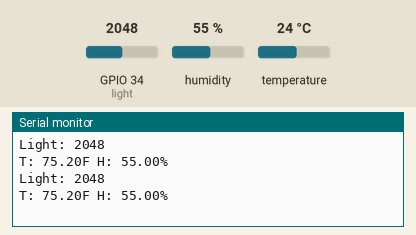
Simulated run of this sketch. Board: ESP32. Parts: the last lines printed to the serial monitor. The test bench sets the inputs (shaded band); at power-on: humidity 55 %, GPIO 34 (light) = 2048, temperature 24 °C.

Above: at 5.8 s.
5.9 s: humidity set to 22 %
At 10.7 s:
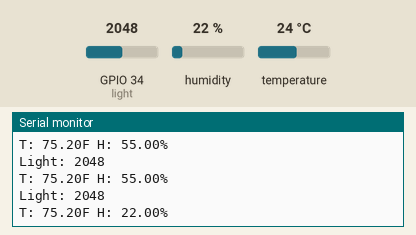
11.9 s: GPIO 34 (light) set to 2866
At 16.1 s:
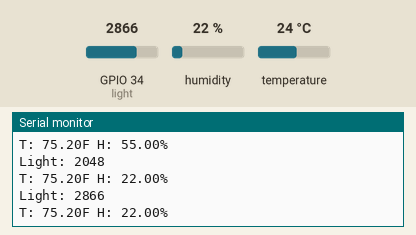
17.9 s: temperature set to 12 °C
At 21.5 s:
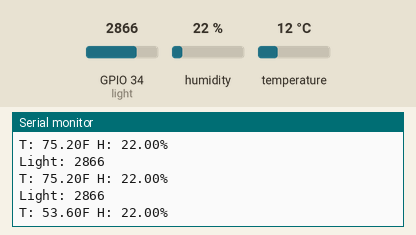
23.9 s: GPIO 34 (light) set to 3603
At 25.7 s:
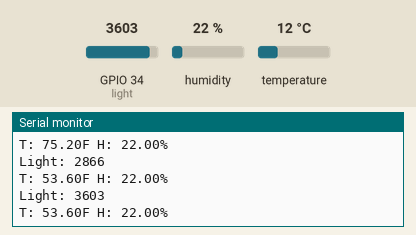
29.9 s: humidity set to 40 %
At 31.1 s:
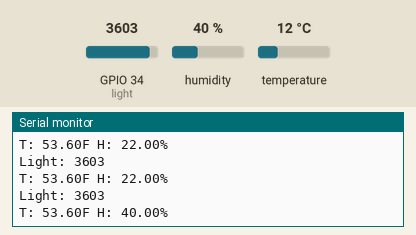
Timing chart, 0 to 32.9 s (numbered marks = the images above; inputs shaded):
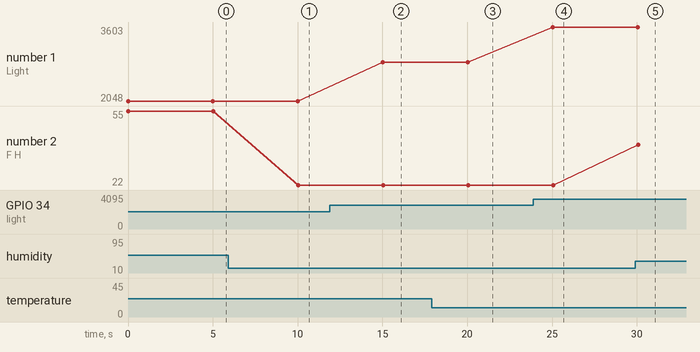

The sketch:

weatherBoth.ino
```cpp
#include "DHTesp.h"

#define dhtPin 33
#define light 34

static DHTesp dht;
void setup() {
  Serial.begin(115200);
  pinMode(light,INPUT); //set up light sensor
  dht.setup( dhtPin, DHTesp::DHT11 ); //init sensor
}

void loop() {
  int lightLevel = analogRead(light);
  Serial.println("Light: " + String(lightLevel));
  TempAndHumidity values = dht.getTempAndHumidity();
  if(dht.getStatus() == 0)
  {
    double f = dht.toFahrenheit(values.temperature);
    double h = values.humidity;
    Serial.println("T: " + String(f) + "F H: " + String(h) + "%");
  }
  delay(5000);
}
```

Measured:
- after the input at 5.9 s, the serial monitor: prints a new line after 4.1 s (image 1)
- after the input at 11.9 s, the serial monitor: prints a new line after 3.1 s (image 2)
- after the input at 17.9 s, the serial monitor: prints a new line after 2.2 s (image 3)
- after the input at 23.9 s, the serial monitor: prints a new line after 1.2 s (image 4)
- after the input at 29.9 s, the serial monitor: prints a new line after 0.17 s (image 5)
- plotted number 1: 2048 → 2866 after the input at 11.9 s, 2866 → 3603 after the input at 23.9 s
- plotted number 2: 55 → 22 after the input at 5.9 s, 22 → 40 after the input at 29.9 s
